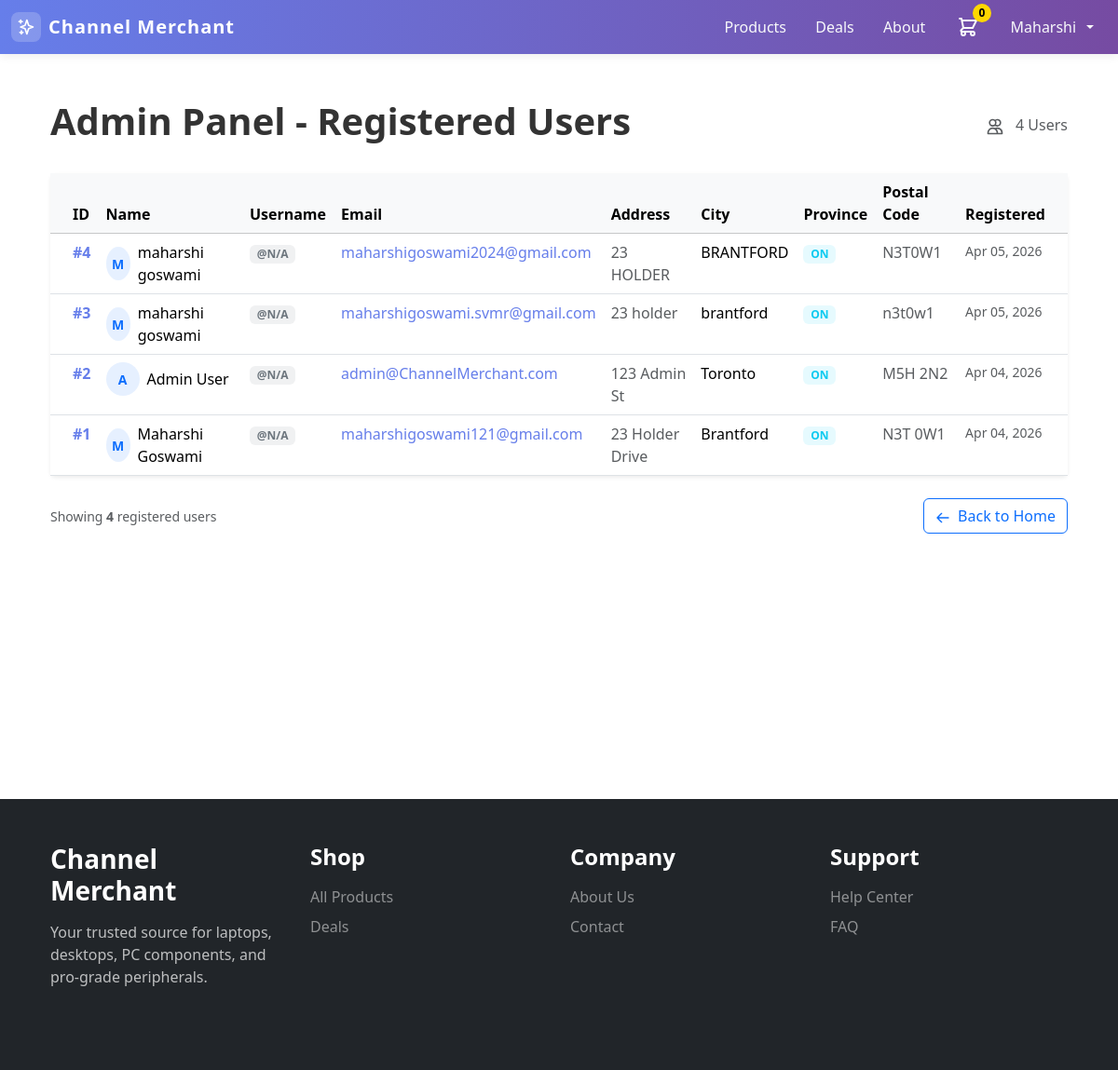
/admin.php (signed in), run on the app's committed database.
### tables this page shows
CREATE TABLE `users` (
  `id` int(11) NOT NULL,
  `first_name` varchar(100) NOT NULL,
  `last_name` varchar(100) NOT NULL,
  `email` varchar(100) NOT NULL,
  `role` enum('user','admin') NOT NULL DEFAULT 'user',
  `password` varchar(255) NOT NULL,
  `phone` varchar(15) DEFAULT NULL,
  `address` text DEFAULT NULL,
  `city` varchar(50) DEFAULT NULL,
  `state` varchar(50) DEFAULT NULL,
  `postal_code` varchar(20) DEFAULT NULL,
  `country` varchar(50) DEFAULT NULL,
  `created_at` timestamp NOT NULL DEFAULT current_timestamp(),
  `updated_at` timestamp NOT NULL DEFAULT current_timestamp()
);

### admin.php (the view, shortened to what this page needs)
<?php
include 'Database/db.php';
include 'includes/header.php';
?>
<div class="min-vh-100 py-5">
    <div class="container px-4">
        <div class="d-flex justify-content-between align-items-center mb-4">
            <h1 class="fw-bold" style="color: #333;">Admin Panel - Registered Users</h1>
            <div class="text-muted">
                <svg width="20" height="20" fill="none" stroke="currentColor" viewBox="0 0 24 24"
                    class="d-inline-block me-2">
                    <path stroke-linecap="round" stroke-linejoin="round" stroke-width="2"
                        d="M12 4.354a4 4 0 110 5.292M15 21H3v-1a6 6 0 0112 0v1zm0 0h6v-1a6 6 0 00-9-5.197M13 7a4 4 0 11-8 0 4 4 0 018 0z" />
                </svg>
                <span id="user-count">Loading...</span>
            </div>
        </div>
        <?php
        $test_query = "SHOW COLUMNS FROM users";
        $columns_result = mysqli_query($conn, $test_query);
        $available_columns = [];
        if ($columns_result) {
            while ($col = mysqli_fetch_assoc($columns_result)) {
                $available_columns[] = $col['Field'];
            }
        }
        $select_fields = "id, first_name, last_name, email, address, city, state, postal_code";
        if (in_array('created_at', $available_columns)) {
            $select_fields .= ", created_at";
        }
        $order_by = in_array('created_at', $available_columns) ? "ORDER BY created_at DESC" : "ORDER BY id DESC";
        $query = "SELECT $select_fields FROM users $order_by";
        $result = mysqli_query($conn, $query);
        if (!$result) {
            echo '<div class="alert alert-danger">Error fetching users: ' . mysqli_error($conn) . '</div>';
        } else {
            $users = [];
            while ($row = mysqli_fetch_assoc($result)) {
                $users[] = $row;
            }
            $user_count = count($users);
            ?>
            <div class="card shadow-sm border-0">
                <div class="card-body p-0">
                    <?php if (empty($users)): ?>
                        <div class="p-5 text-center">
                            <svg width="64" height="64" fill="none" stroke="currentColor" viewBox="0 0 24 24"
                                class="text-muted mb-3">
                                <path stroke-linecap="round" stroke-linejoin="round" stroke-width="2"
                                    d="M12 4.354a4 4 0 110 5.292M15 21H3v-1a6 6 0 0112 0v1zm0 0h6v-1a6 6 0 00-9-5.197M13 7a4 4 0 11-8 0 4 4 0 018 0z" />
                            </svg>
                            <h5 class="text-muted">No users registered yet</h5>
                            <p class="text-muted mb-0">Users will appear here once they register.</p>
                        </div>
                    <?php else: ?>
                        <div class="table-responsive">
                            <table class="table table-hover mb-0">
                                <thead class="table-light">
                                    <tr>
                                        <th scope="col" class="ps-4">ID</th>
                                        <th scope="col">Name</th>
                                        <th scope="col">Username</th>
                                        <th scope="col">Email</th>
                                        <th scope="col">Address</th>
                                        <th scope="col">City</th>
                                        <th scope="col">Province</th>
                                        <th scope="col">Postal Code</th>
                                        <th scope="col" class="pe-4">Registered</th>
                                    </tr>
                                </thead>
                                <tbody>
                                    <?php foreach ($users as $user):
                                        $full_name = htmlspecialchars($user['first_name'] . ' ' . $user['last_name']);
                                        $username = isset($user['username']) && !empty($user['username']) ? htmlspecialchars($user['username']) : 'N/A';
                                        $email = htmlspecialchars($user['email']);
                                        $address = htmlspecialchars($user['address'] ?? '');
                                        $city = htmlspecialchars($user['city'] ?? '');
                                        $state = htmlspecialchars($user['state'] ?? '');
                                        $postal_code = htmlspecialchars($user['postal_code'] ?? '');
                                        $created_at = isset($user['created_at']) && !empty($user['created_at']) ? date('M d, Y', strtotime($user['created_at'])) : 'N/A';
                                        ?>
                                        <tr>
                                            <td class="ps-4 fw-semibold" style="color: #667eea;">#<?php echo $user['id']; ?></td>
                                            <td>
                                                <div class="d-flex align-items-center">
                                                    <div class="bg-primary bg-opacity-10 rounded-circle d-flex align-items-center justify-content-center me-2"
                                                        style="width: 36px; height: 36px;">
                                                        <span class="text-primary fw-bold" style="font-size: 0.875rem;">
                                                            <?php echo strtoupper(substr($user['first_name'], 0, 1)); ?>
                                                        </span>
                                                    </div>
                                                    <span class="fw-medium"><?php echo $full_name; ?></span>
                                                </div>
                                            </td>
                                            <td>
                                                <span class="badge bg-secondary bg-opacity-10 text-secondary">
                                                    @<?php echo $username; ?>
                                                </span>
                                            </td>
                                            <td>
                                                <a href="mailto:<?php echo $email; ?>" class="text-decoration-none"
                                                    style="color: #667eea;">
                                                    <?php echo $email; ?>
                                                </a>
                                            </td>
                                            <td class="text-muted"><?php echo $address; ?></td>
                                            <td><?php echo $city; ?></td>
                                            <td>
                                                <span class="badge bg-info bg-opacity-10 text-info"><?php echo $state; ?></span>
                                            </td>
                                            <td class="text-muted"><?php echo $postal_code; ?></td>
                                            <td class="pe-4 text-muted small"><?php echo $created_at; ?></td>
                                        </tr>
                                    <?php endforeach; ?>
                                </tbody>
                            </table>
                        </div>
                    <?php endif; ?>
                </div>
            </div>
            <?php if (!empty($users)): ?>
                <div class="mt-4 d-flex justify-content-between align-items-center">
                    <div class="text-muted small">
                        Showing <strong><?php echo $user_count; ?></strong> registered
                        user<?php echo $user_count !== 1 ? 's' : ''; ?>
                    </div>
                    <a href="index.php" class="btn btn-outline-primary">
                        <svg width="16" height="16" fill="none" stroke="currentColor" viewBox="0 0 24 24"
                            class="d-inline-block me-1">
                            <path stroke-linecap="round" stroke-linejoin="round" stroke-width="2"
                                d="M10 19l-7-7m0 0l7-7m-7 7h18" />
                        </svg>
                        Back to Home
                    </a>
                </div>
            <?php endif; ?>
        <?php } ?>
    </div>
</div>
<?php include 'includes/footer.php'; ?>

### css/style.css (style rules this page uses)
:root { --brand-primary: #667eea; --brand-secondary: #764ba2; --muted-text: #6b7280; --card-shadow: 0 10px 35px rgba(51, 65, 85, 0.08); }
body { background-color: #fff; color: #1f2937; }

### data on the page
users: id "4", first_name "M", full_name "maharshi goswami", username "N/A", email "maharshigoswami2024@gmail.com", address "23 HOLDER", city "BRANTFORD", state "ON", postal_code "N3T0W1", created_at "Apr 05, 2026"
users: id "3", first_name "M", full_name "maharshi goswami", username "N/A", email "maharshigoswami.svmr@gmail.com", address "23 holder", city "brantford", state "ON", postal_code "n3t0w1", created_at "Apr 05, 2026"
users: id "2", first_name "A", full_name "Admin User", username "N/A", email "admin@ChannelMerchant.com", address "123 Admin St", city "Toronto", state "ON", postal_code "M5H 2N2", created_at "Apr 04, 2026"
users: id "1", first_name "M", full_name "Maharshi Goswami", username "N/A", email "maharshigoswami121@gmail.com", address "23 Holder Drive", city "Brantford", state "ON", postal_code "N3T 0W1", created_at "Apr 04, 2026"

### other printed values
$_SESSION['user']['first_name'] "Maharshi"
$user_count "4"
